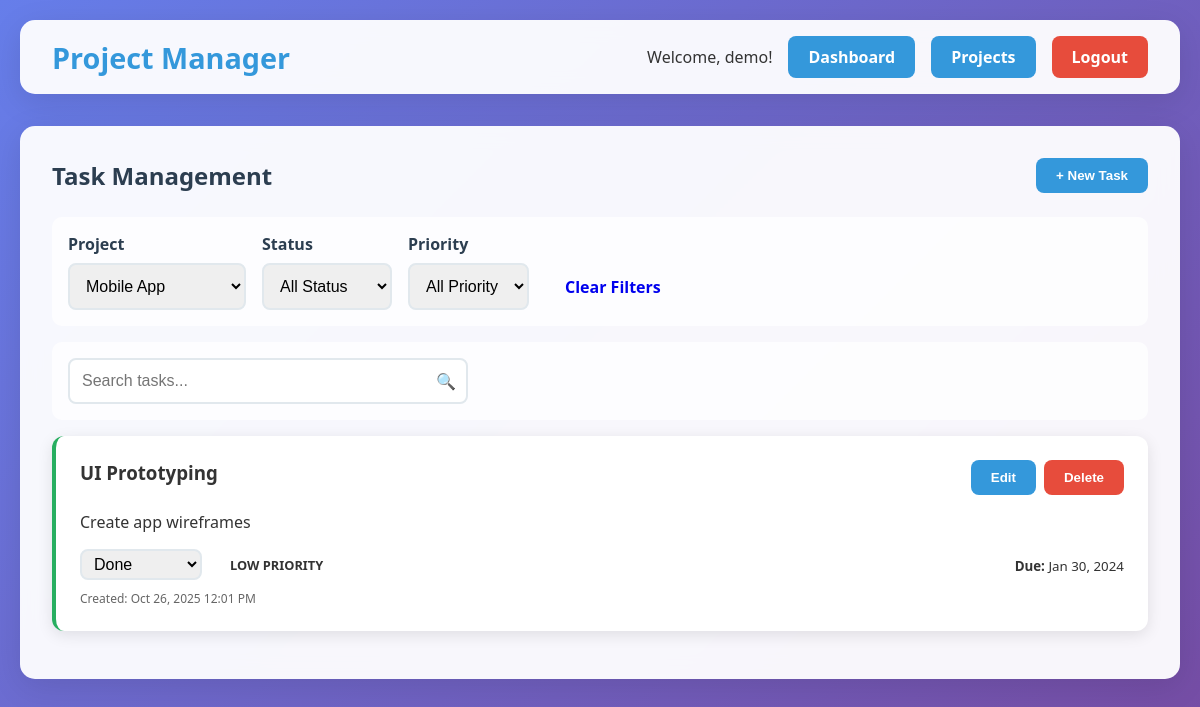
Page /tasks.php?project_id=2 (signed in) on the committed database.
### tables this page shows
CREATE TABLE tasks (
    id INT AUTO_INCREMENT PRIMARY KEY,
    project_id INT NOT NULL,
    title VARCHAR(200) NOT NULL,
    description TEXT,
    status ENUM('todo', 'in-progress', 'done') DEFAULT 'todo',
    priority ENUM('low', 'medium', 'high') DEFAULT 'medium',
    due_date DATE,
    created_at TIMESTAMP DEFAULT CURRENT_TIMESTAMP,
    updated_at TIMESTAMP DEFAULT CURRENT_TIMESTAMP ON UPDATE CURRENT_TIMESTAMP,
    FOREIGN KEY (project_id) REFERENCES projects(id) ON DELETE CASCADE
);

### includes/functions.php (called while the page is built, shortened)
<?php
class ProjectManager {
    private $conn;
    public function __construct($db) {
        $this->conn = $db;
    }
    public function getProjects($user_id) {
        $query = "SELECT * FROM projects WHERE user_id = :user_id ORDER BY created_at DESC";
        $stmt = $this->conn->prepare($query);
        $stmt->bindParam(":user_id", $user_id);
        $stmt->execute();
        return $stmt->fetchAll(PDO::FETCH_ASSOC);
    }
    public function getTasks($project_id, $filters = []) {
        $query = "SELECT * FROM tasks WHERE project_id = :project_id";
        $query .= " ORDER BY
            CASE priority
                WHEN 'high' THEN 1
                WHEN 'medium' THEN 2
                WHEN 'low' THEN 3
            END, due_date ASC";
        $stmt = $this->conn->prepare($query);
        $stmt->bindParam(":project_id", $project_id);
        $stmt->execute();
        return $stmt->fetchAll(PDO::FETCH_ASSOC);
    }
}
?>

### tasks.php (the view, shortened to what this page needs)
<?php
require_once "includes/config.php";
require_once "includes/functions.php";
$projectManager = new ProjectManager($db);
$user_id = $_SESSION['user_id'];
$projects = $projectManager->getProjects($user_id);
$filters = [];
$project_id = $_GET['project_id'] ?? '';
$search_term = $_GET['search'] ?? '';
if ($project_id) {
    $filters['project_id'] = $project_id;
}
if ($search_term) {
    $tasks = $projectManager->searchTasks($user_id, $search_term);
} elseif ($project_id) {
    $tasks = $projectManager->getTasks($project_id, $filters);
}
?>
<!DOCTYPE html>
<html lang="en">
<head>
    <link href="https://unpkg.com/boxicons@2.1.4/css/boxicons.min.css" rel="stylesheet">
    <link rel="stylesheet" href="css/style.css">
</head>
<body>
    <div class="container">
        <div class="header">
            <div class="header-content">
                <a href="dashboard.php" class="logo">Project Manager</a>
                <div class="user-info">
                    <span>Welcome, <?php echo htmlspecialchars($_SESSION['username']); ?>!</span>
                    <a href="dashboard.php" class="btn btn-primary">Dashboard</a>
                    <a href="projects.php" class="btn btn-primary">Projects</a>
                    <a href="logout.php" class="btn btn-danger">Logout</a>
                </div>
            </div>
        </div>
        <div class="card">
            <div class="card-header">
                <h2 class="card-title">Task Management</h2>
                <button class="btn btn-primary modal-trigger" data-modal="createTaskModal">
                    + New Task
                </button>
            </div>
            <div class="filter-section">
                <form method="GET" action="tasks.php" id="task-filters">
                    <div class="filter-group">
                        <div>
                            <label class="form-label">Project</label>
                            <select class="form-control" name="project_id" onchange="this.form.submit()">
                                <?php foreach ($projects as $project): ?>
                                    <option value="<?php echo $project['id']; ?>"
                                        <?php echo ($project_id == $project['id']) ? 'selected' : ''; ?>>
                                        <?php echo htmlspecialchars($project['name']); ?>
                                    </option>
                                <?php endforeach; ?>
                            </select>
                        </div>
                        <div>
                            <label class="form-label">Status</label>
                            <select class="form-control" name="status" onchange="this.form.submit()">
                                <option value="">All Status</option>
                            </select>
                        </div>
                        <div>
                            <label class="form-label">Priority</label>
                            <select class="form-control" name="priority" onchange="this.form.submit()">
                                <option value="">All Priority</option>
                            </select>
                        </div>
                        <div>
                            <label class="form-label">&nbsp;</label>
                            <a href="tasks.php" class="btn" style="display: block;">Clear Filters</a>
                        </div>
                    </div>
                </form>
            </div>
            <div class="filter-section">
                <form method="GET" action="tasks.php">
                    <div class="search-box">
                        <input type="text" class="form-control search-input" name="search"
                               placeholder="Search tasks..." value="<?php echo htmlspecialchars($search_term); ?>">
                        <span class="search-icon">🔍</span>
                    </div>
                </form>
            </div>
            <?php if (empty($tasks)): ?>
                <div style="text-align: center; padding: 3rem;">
                    <h3>No tasks found</h3>
                    <p><?php echo $search_term ? 'No tasks match your search criteria.' : 'Create your first task to get started!'; ?></p>
                    <button class="btn btn-primary modal-trigger" data-modal="createTaskModal">
                        Create First Task
                    </button>
                </div>
            <?php else: ?>
                <div class="grid">
                    <?php foreach ($tasks as $task):
                        $is_overdue = $task['due_date'] && strtotime($task['due_date']) < time() && $task['status'] !== 'done';
                    ?>
                        <div class="task-item <?php echo $task['status']; ?> priority-<?php echo $task['priority']; ?>
                            <?php echo $is_overdue ? 'overdue' : ''; ?>">
                            <div style="display: flex; justify-content: between; align-items: start; margin-bottom: 1rem;">
                                <h3 style="margin: 0; flex: 1;"><?php echo htmlspecialchars($task['title']); ?></h3>
                                <div style="display: flex; gap: 0.5rem;">
                                    <button class="btn btn-primary modal-trigger"
                                            data-modal="editTaskModal"
                                            data-task-id="<?php echo $task['id']; ?>"
                                            data-task-title="<?php echo htmlspecialchars($task['title']); ?>"
                                            data-task-description="<?php echo htmlspecialchars($task['description']); ?>"
                                            data-task-status="<?php echo $task['status']; ?>"
                                            data-task-priority="<?php echo $task['priority']; ?>"
                                            data-task-due-date="<?php echo $task['due_date']; ?>">
                                        Edit
                                    </button>
                                    <form method="POST" style="display: inline;" onsubmit="return confirmDelete()">
                                        <button type="submit" class="btn btn-danger">Delete</button>
                                    </form>
                                </div>
                            </div>
                            <?php if (!empty($task['description'])): ?>
                                <p><?php echo htmlspecialchars($task['description']); ?></p>
                            <?php endif; ?>
                            <div style="display: flex; justify-content: space-between; align-items: center; margin-top: 1rem; flex-wrap: wrap; gap: 0.5rem;">
                                <div style="display: flex; gap: 1rem; align-items: center;">
                                    <select class="status-select form-control" data-task-id="<?php echo $task['id']; ?>"
                                            data-original-value="<?php echo $task['status']; ?>"
                                            style="width: auto; padding: 4px 8px;">
                                        <option value="done" <?php echo ($task['status'] == 'done') ? 'selected' : ''; ?>>Done</option>
                                    </select>
                                    <span class="status-badge status-<?php echo $task['priority']; ?>">
                                        <?php echo ucfirst($task['priority']); ?> priority
                                    </span>
                                </div>
                                <div style="text-align: right;">
                                    <?php if ($task['due_date']): ?>
                                        <small class="<?php echo $is_overdue ? 'overdue-text' : ''; ?>">
                                            <strong>Due:</strong> <?php echo date('M j, Y', strtotime($task['due_date'])); ?>
                                        </small>
                                    <?php endif; ?>
                                </div>
                            </div>
                            <div style="margin-top: 0.5rem; font-size: 0.9rem; color: #666;">
                                <small>Created: <?php echo date('M j, Y g:i A', strtotime($task['created_at'])); ?></small>
                            </div>
                        </div>
                    <?php endforeach; ?>
                </div>
            <?php endif; ?>
        </div>
    </div>
</body>
</html>

### css/style.css (style rules this page uses)
* { margin: 0; padding: 0; box-sizing: border-box; }
body { font-family: 'Segoe UI', Tahoma, Geneva, Verdana, sans-serif; background: linear-gradient(135deg, #667eea 0%, #764ba2 100%); min-height: 100vh; color: #333; }
.container { max-width: 1200px; margin: 0 auto; padding: 20px; }
.header { background: rgba(255, 255, 255, 0.95); backdrop-filter: blur(10px); padding: 1rem 2rem; border-radius: 15px; box-shadow: 0 8px 32px rgba(0, 0, 0, 0.1); margin-bottom: 2rem; animation: slideDown 0.5s ease-out; }
.header-content { display: flex; justify-content: space-between; align-items: center; }
.logo { font-size: 1.8rem; font-weight: bold; color: #3498db; text-decoration: none; }
.user-info { display: flex; align-items: center; gap: 1rem; }
.btn { padding: 10px 20px; border: none; border-radius: 8px; cursor: pointer; text-decoration: none; font-weight: 600; transition: all 0.3s ease; display: inline-block; text-align: center; }
.btn-primary { background: #3498db; color: white; }
.btn-danger { background: #e74c3c; color: white; }
.card { background: rgba(255, 255, 255, 0.95); backdrop-filter: blur(10px); border-radius: 15px; padding: 2rem; margin-bottom: 2rem; box-shadow: 0 8px 32px rgba(0, 0, 0, 0.1); animation: fadeInUp 0.6s ease-out; }
.card-header { display: flex; justify-content: space-between; align-items: center; margin-bottom: 1.5rem; flex-wrap: wrap; gap: 1rem; }
.card-title { font-size: 1.5rem; color: #2c3e50; margin: 0; }
.form-label { display: block; margin-bottom: 0.5rem; font-weight: 600; color: #2c3e50; }
.form-control { width: 100%; padding: 12px; border: 2px solid #e1e8ed; border-radius: 8px; font-size: 1rem; transition: all 0.3s ease; }
.grid { display: grid; gap: 2rem; grid-template-columns: repeat(auto-fit, minmax(300px, 1fr)); }
.project-item, .task-item { background: white; border-radius: 12px; padding: 1.5rem; margin-bottom: 1rem; border-left: 4px solid #3498db; box-shadow: 0 4px 15px rgba(0, 0, 0, 0.1); transition: all 0.3s ease; animation: slideInLeft 0.5s ease-out; }
.task-item.done { border-left-color: #27ae60; }
.priority-low { border-left-color: #27ae60 !important; }
.status-badge { padding: 4px 12px; border-radius: 20px; font-size: 0.8rem; font-weight: 600; text-transform: uppercase; }
.filter-section { background: rgba(255, 255, 255, 0.8); padding: 1rem; border-radius: 10px; margin-bottom: 1rem; animation: fadeIn 0.5s ease-out; }
.filter-group { display: flex; gap: 1rem; align-items: center; flex-wrap: wrap; }
.search-box { position: relative; max-width: 400px; }
.search-input { padding-right: 40px; }
.search-icon { position: absolute; right: 12px; top: 50%; transform: translateY(-50%); color: #7f8c8d; }

### rows in the picture
tasks: title "UI Prototyping", description "Create app wireframes", status+id "Done", priority "LOW", due_date "Jan 30, 2024", created_at "Oct 26, 2025 12:01 PM"

### other values in the picture
$_SESSION['username'] "demo"
form field project_id "Mobile App"
